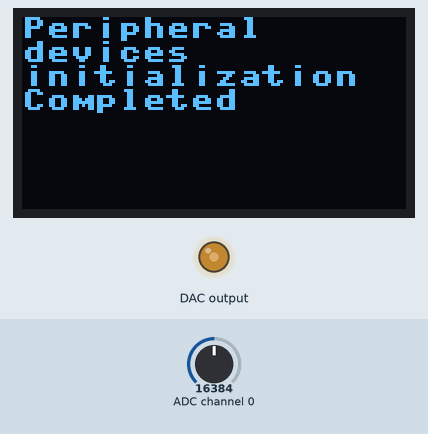
This program was run on a simulated ESP32 board running MicroPython. Shown: 128×64 one-colour display, output pins drawn as LEDs (lit = HIGH). The inputs (shaded band) are chosen by the test bench; at power-on: ADC channel 0 = 16384 (analog values on the 0–32767 scale). Library files of the repository ran but are not shown: ADS1x15.py, MCP4725.py, ssd1306.py; what the program prints to the serial console is not drawn.

Above: at 0.4 s.

The program:

1018test.py
```python
"""
# PID调控Pirani真空计
## 硬件清单:
- ESP32 devkitC
    - 包括的自带功能有: pwm, adc, i2c, etc.
- ads1115
    - 16bit, 推荐128SPS, 用于ADC
- MCP4725
    - ??bit, 用于DAC
- ssd1306 (128x64)
    - 用于显示, 不用在电脑屏幕前监视
- 五色环电阻
- 运放电路 OPA
    - LM358, 四路高精度, 零点效果好
- 电源模块
    - 使用ANSJ HAW10-220D12B7
    - 最大输出功率约为6W, 满足实验要求
    - 为运放供电提供正负12V电压
## 变量命名规则
- 外设命名方式为: [外设名称][编号]
- 关于外设的变量
    - [外设名称][编号]_[变量名称]
- 一般变量
    - 驼峰式
- 注意:
    - PID调控使用`myPID`module
        - 因此命名方式同外设
    - 尽量使用小写, 除非遇到驼峰情况
    - 全大写用于常量
"""

## import modules ######################################################

import utime, math
from machine import SoftI2C, Pin
import ADS1x15  # AD
from ADS1x15 import ADS1115_BUS_ADDRESS
from MCP4725 import MCP4725, MCP4725_BUS_ADDRESS  # DA
from ssd1306 import SSD1306_I2C
from myPID import PID


## 外设和变量 ###############################################

# 电桥阻值
RBr1: float = 150.0
RPi: float = 150.0  # 这里用来储存读书, 而不是目标值
RBr3: float = 150.0
RBr4: float = 150.0
"""
    Wiring
         ┌--RBr4--┬--RBr3--┐
         │        +        │
    Vcc--┤       Vop       ├--GND
         │        -        │
         └--RPi---┴--RBr1--┘
"""

def getRPi(Vop, Vcc):
    a = - Vop / Vcc + RBr3 / (RBr4 + RBr3)  # 只是一个过程量
    global RPi
    RPi = RBr1 * (1 / a - 1)
    return RPi

# DAC: MCP4725
dac0_i2c = SoftI2C(scl=Pin(25), sda=Pin(26), freq=100000)
dac0 = MCP4725(dac0_i2c, MCP4725_BUS_ADDRESS[0])  # A0 -> GND
dac0_VREF: float = 3.181  # 参考电压, 来自REF3030
dac0_DATA_MAX: int = 4096
# dac0.write(value)  # 0 <= value < 4096

# DAC电压经过OPA, 给电桥的供电
OPA_DAC_MAG: float = 2.0
OPA_DAC_MAG_VOLT_MAX: float = dac0_VREF * OPA_DAC_MAG
# 电桥出来的电压, 差分放大
OPA_DIF_MAG: float = 3.0
# 合成电压中的电压大小
OPA_OFFSET_VOLTAGE: float = 0.5000  # 记得每次测量一下!!!

# ADC: ADS1115
adc0_i2c = SoftI2C(scl=Pin(25), sda=Pin(26), freq=100000)  # 这样定义会引起冲突吗?
adc0 = ADS1x15.ADS1115(adc0_i2c, ADS1115_BUS_ADDRESS[0], gain=4)  # ADDR -> GND  # gain 1 -> 4.096
adc0_CALIBRATION: float = 1.021931
# adc0_data = ad.read(rate=4)  # ch1读数一次, rate=4 -> 128SPS
# adc0_V = adc0_CALIBRATION * adc0.raw_to_v(adc0_data)
# 之后可以使用内部封装的函数进行转换! 不需要自己再写啦!

# PID stuff
pid_setPoint: float = 150.0  # 电压max = 3.3V, 所以150Ohm能达到
pid_loopTime: int = 1000  # in milliseconds
Kp: float = 1.0
Ki: float = 0.0
Kd: float = 1.0
pid = PID(Kp, Ki, Kd)
pid.allSet(pid_setPoint)

# 显示屏幕, 默认的location为60=0x3c
DIG_WIDTH: int = 8
DIG_HEIGHT: int = 8
SCREEN_WIDTH: int = 128
SCREEN_HEIGHT: int = 64
oled_i2c = SoftI2C(scl=Pin(18), sda=Pin(19), freq=100000)  # Init i2c 如果是esp32，SCL接22、SDA接21
oled = SSD1306_I2C(SCREEN_WIDTH, SCREEN_HEIGHT, oled_i2c)  # 创建oled对象
oled.init_display()  # 清空当前显示
tabNum: int = 8  # 用于打印屏幕

print("Peripheral devices initialization Completed.\n")
oled.text("Peripheral", 0*DIG_WIDTH, 0*DIG_HEIGHT)
oled.text("devices", 0*DIG_WIDTH, 1*DIG_HEIGHT)
oled.text("initialization", 0*DIG_WIDTH, 2*DIG_HEIGHT)
oled.text("Completed", 0*DIG_WIDTH, 3*DIG_HEIGHT)
oled.show()


## def functions ########################################################

def testadda(volt):
    """
    数据顺序: 要求电压  da_data  ad_data  AD电压
    """
    dac0_data = int(dac0_DATA_MAX * volt / dac0_VREF)
    print(volt, dac0_data, end=" ")
    if(dac0_data >= dac0_DATA_MAX or dac0_data < 0):
        print("Exceed 0.0 ~ 3.0V limit")
        return
    dac0.write(dac0_data)
    utime.sleep_ms(100)
    adc0_data = adc0.read(rate=4)
    print(adc0_data, adc0_CALIBRATION * adc0.raw_to_v(adc0_data))

def printOled(myStr, rowNum, colNum):
    if type(myStr) != str:
        myStr = str(myStr)
    oled.fill_rect(DIG_HEIGHT * rowNum, DIG_WIDTH * colNum, DIG_WIDTH * len(myStr), DIG_HEIGHT, 0)
    oled.show()
    oled.text(myStr, DIG_HEIGHT * rowNum, DIG_WIDTH * colNum)
    oled.show()
    return

def oledSetup(oled):
    oled.init_display()
    oled.text("adc0_V = ", 0*DIG_WIDTH, 0*DIG_HEIGHT)
    oled.text("   RPi = ", 0*DIG_WIDTH, 1*DIG_HEIGHT)
    oled.text("   pid = ", 0*DIG_WIDTH, 2*DIG_HEIGHT)
    oled.text("dac0_V'= ", 0*DIG_WIDTH, 3*DIG_HEIGHT)
    oled.text("d_Time = ", 0*DIG_WIDTH, 7*DIG_HEIGHT)
    return


## operation ############################################################

testadda(1.5)


readCNT = 50

# temp = 0
# data = [0 for i in range(readCNT)]
# avg = 0
# std = 0
# while True:
#     avg = 0
#     std = 0
#     start = utime.ticks_ms()
#     for i in range(readCNT):
#         adc0_data = adc0.read(rate=7)
#         data[i] = adc0_CALIBRATION * adc0.raw_to_v(adc0_data)
#         avg += data[i]
#     end = utime.ticks_ms()
#     print("SPS =", (end - start)/readCNT, "ms")
#     avg /= readCNT
#     for i in range(readCNT):
#         std += (data[i] - avg)**2
#         std /= readCNT
#         std = math.sqrt(std)
#     print("avg =", avg,  "std =", std)

volt = 1.5

while True:
    dac0_data = int(dac0_DATA_MAX * volt / dac0_VREF)
    print(volt, dac0_data, end=" ")
    if(dac0_data >= dac0_DATA_MAX or dac0_data < 0):
        print("Exceed 0.0 ~ 3.0V limit")
        break
#     dac0.write(dac0_data)
    utime.sleep_ms(100)
    adc0_data = 0.0
    for i in range(readCNT):
        adc0_data += adc0.read(rate=7)
    adc0_data /= readCNT
    print(adc0_data, adc0_CALIBRATION * adc0.raw_to_v(adc0_data))
    utime.sleep_ms(500)

# divCNT = 50
# for i in range(divCNT):
#     volt = dac0_VREF * i / divCNT
#     testadda(volt)
#     utime.sleep_ms(2000)

# 把repl输出copy到origin里就可
```

myPID.py
```python
import utime

class PID:
    """
    A PID class, with basic functions
    """
    def __init__(self, Kp=1.0, Ki=1.0, Kd=1.0):
        self.kp: float = Kp
        self.ki: float = Ki
        self.kd: float = Kd
        self.setPoint: float = 0.0
        self.input: float = 0.0
        self.output: float = 0.0
        self.err: float = 0.0
        self.errSum: float = 0.0
        self.lastErr: float = 0.0
        self.nowTime: int = 0  # utime.ticks_ms()
        self.lastTime: int = 0  # utime.ticks_ms()
        self.deltaTime: float = 0.0  # in seconds
        self.cnt: int = 0
        return
    def setTunings(self, Kp=1.0, Ki=1.0, Kd=1.0):
        self.kp: float = Kp
        self.ki: float = Ki
        self.kd: float = Kd
        return
    def allSet(self, mySetPoint):
        self.lastTime = utime.ticks_ms()  # import utime
        self.setPoint = mySetPoint
        self.errSum = 0.0
        self.lastErr = 0.0
        return
    def compute(self, myInput):
        self.input = myInput
        self.err = self.setPoint - self.input
        self.output = 0.0
        self.nowTime = utime.ticks_ms()
        self.deltaTime = (self.nowTime - self.lastTime) / 1000.0
        # kp
        self.output += self.kp * self.err
        # ki
        self.errSum += self.err * self.deltaTime
        self.output += self.ki * self.errSum
        if self.cnt != 0:
            # kd
            self.output += self.kd * (self.err - self.lastErr) / self.deltaTime
        # next time
        self.lastErr = self.err
        self.lastTime = self.nowTime
        self.cnt += 1
        return self.output
```
